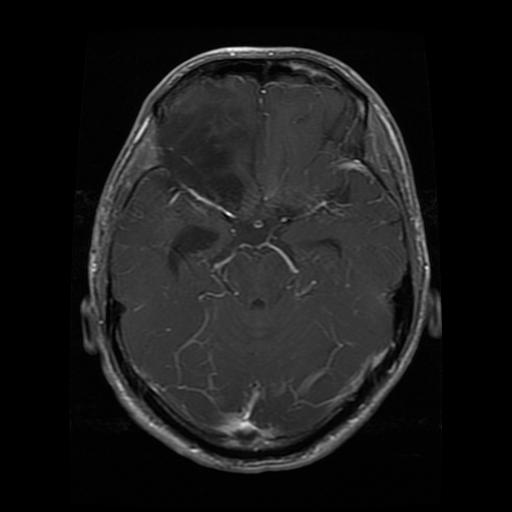
#> input picture backend/dataset/Testing/glioma/Te-gl_100.jpg, 512 x 512 px
$ python -i segmentation.py   (imports and definitions only)
#> lines starting #> are read from the running program, lines starting #| are printed output that depends on the picture; after the words box and inside, x2 and y2 are one past the last pixel; in counts of white or black regions, pixels touching at a corner belong together

# import os
# import cv2
# import numpy as np


# def segment_tumor(image_path, save_path):

#     image = cv2.imread(image_path)

#     if image is None:
#         raise ValueError("Image not found.")

#     original = image.copy()

#     gray = cv2.cvtColor(image, cv2.COLOR_BGR2GRAY)

#     blur = cv2.GaussianBlur(gray, (5, 5), 0)

#     # _,
#     thresh = cv2.adaptiveThreshold(
#         blur,
#         255,
#         cv2.ADAPTIVE_THRESH_GAUSSIAN_C,
#         cv2.THRESH_BINARY,
#         11,
#         2
#     )

#     kernel = cv2.getStructuringElement(
#         cv2.MORPH_ELLIPSE,
#         (5,5)
#     )

#     thresh = cv2.morphologyEx(
#         thresh,
#         cv2.MORPH_CLOSE,
#         kernel,
#         iterations=3
#     )

#     thresh=cv2.erode(
#         thresh,
#         kernel,
#         iterations=1
#     )
#     thresh=cv2.dilate(
#         thresh,
#         kernel,
#         iterations=2
#     )

#     contours, _ = cv2.findContours(
#         thresh,
#         cv2.RETR_EXTERNAL,
#         cv2.CHAIN_APPROX_SIMPLE
#     )

#     segmented = original.copy()

#     width = 0
#     height = 0
#     area = 0

#     center_x = 0
#     center_y = 0
#     region = "Unknown"

#     if len(contours) > 0:

#         contour = max(contours, key=cv2.contourArea)

#         area = float(cv2.contourArea(contour))

#         x, y, w, h = cv2.boundingRect(contour)

#         width = int(w)
#         height = int(h)

#         center_x = int(x + w / 2)
#         center_y = int(y + h / 2)

#         # Image dimensions
#         img_height, img_width = image.shape[:2]

#         # Horizontal position
#         if center_x < img_width / 2:
#             horizontal = "Left"
#         else:
#             horizontal = "Right"

#         # Vertical position
#         if center_y < img_height / 2:
#             vertical = "Top"
#         else:
#             vertical = "Bottom"

#         region = f"{vertical} {horizontal}"

#         # Draw contour
#         cv2.drawContours(
#             segmented,
#             [contour],
#             -1,
#             (0, 255, 0),
#             2
#         )

#         # Draw bounding box
#         cv2.rectangle(
#             segmented,
#             (x, y),
#             (x + w, y + h),
#             (0, 0, 255),
#             2
#         )

#     os.makedirs("segmentations", exist_ok=True)

#     cv2.imwrite(save_path, segmented)

#     return {
#         "segmentationPath": save_path,
#         "tumorSize": {
#             "width": width,
#             "height": height,
#             "area": round(area, 2)
#         },
#         "location": {
#             "x": center_x,
#             "y": center_y,
#             "region": region
#         }
#     }
import os
import cv2
import numpy as np


def segment_tumor(image_path, save_path):

#> called with image_path = 'dataset/Testing/glioma/Te-gl_100.jpg', save_path = 'out.png'
    image = cv2.imread(image_path)
#> image is the input picture: shape (512, 512, 3); min 0, max 254, mean 26

    if image is None:
        raise ValueError("Image not found.")

    gray = cv2.cvtColor(image, cv2.COLOR_BGR2GRAY)

    # Noise remove
    blur = cv2.GaussianBlur(gray, (5, 5), 0)

    # Bright tumor regions
    thresh = cv2.threshold(
        blur,
        180,
        255,
        cv2.THRESH_BINARY
    )[1]
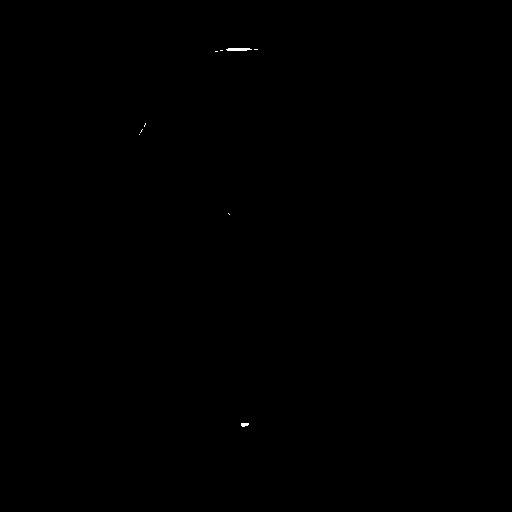
#> thresh: shape (512, 512); 0.04% white; 9 white regions (7 under 20 px), largest, box (x1, y1, x2, y2) and area: (226, 48, 252, 51) 68, (241, 423, 249, 427) 26

    kernel = cv2.getStructuringElement(
        cv2.MORPH_ELLIPSE,
        (7, 7)
    )

    thresh = cv2.morphologyEx(
        thresh,
        cv2.MORPH_OPEN,
        kernel,
        iterations=2
    )
#> thresh: shape (512, 512); every value is 0

    thresh = cv2.morphologyEx(
        thresh,
        cv2.MORPH_CLOSE,
        kernel,
        iterations=3
    )

    contours, _ = cv2.findContours(
        thresh,
        cv2.RETR_EXTERNAL,
        cv2.CHAIN_APPROX_SIMPLE
    )
#> contours = []

    segmented = image.copy()

    width = 0
    height = 0
    area = 0
    center_x = 0
    center_y = 0
    region = "Unknown"

    best_contour = None
    best_area = 0

    img_h, img_w = gray.shape
#> img_h = 512; img_w = 512

    for cnt in contours:

        a = cv2.contourArea(cnt)

        if a < 300:
            continue

        x, y, w, h = cv2.boundingRect(cnt)

        # Ignore image border
        if x < 15 or y < 15:
            continue

        if x + w > img_w - 15:
            continue

        if y + h > img_h - 15:
            continue

        if a > best_area:
            best_area = a
            best_contour = cnt
#> this loop made 0 passes
#> after the loop, best_area = 0

    if best_contour is not None:

        area = float(cv2.contourArea(best_contour))

        x, y, w, h = cv2.boundingRect(best_contour)

        width = w
        height = h

        center_x = x + w // 2
        center_y = y + h // 2

        horizontal = "Left" if center_x < img_w/2 else "Right"
        vertical = "Top" if center_y < img_h/2 else "Bottom"

        region = f"{vertical} {horizontal}"

        # Filled tumor
        overlay = segmented.copy()

        cv2.drawContours(
            overlay,
            [best_contour],
            -1,
            (0,255,0),
            -1
        )

        segmented = cv2.addWeighted(
            overlay,
            0.35,
            segmented,
            0.65,
            0
        )

        # Outline
        cv2.drawContours(
            segmented,
            [best_contour],
            -1,
            (0,255,0),
            3
        )

        # Bounding box
        cv2.rectangle(
            segmented,
            (x,y),
            (x+w,y+h),
            (0,0,255),
            2
        )

        # Center point
        cv2.circle(
            segmented,
            (center_x,center_y),
            5,
            (255,0,0),
            -1
        )

    os.makedirs(os.path.dirname(os.path.abspath(save_path)), exist_ok=True)

    cv2.imwrite(save_path, segmented)

    return {
        "segmentationPath": save_path,
        "tumorSize": {
            "width": width,
            "height": height,
            "area": round(area,2)
        },
        "location": {
            "x": center_x,
            "y": center_y,
            "region": region
        }
    }

>>> result = segment_tumor('dataset/Testing/glioma/Te-gl_100.jpg', 'out.png')

$ run again, on backend/dataset/Testing/glioma/Te-gl_101.jpg
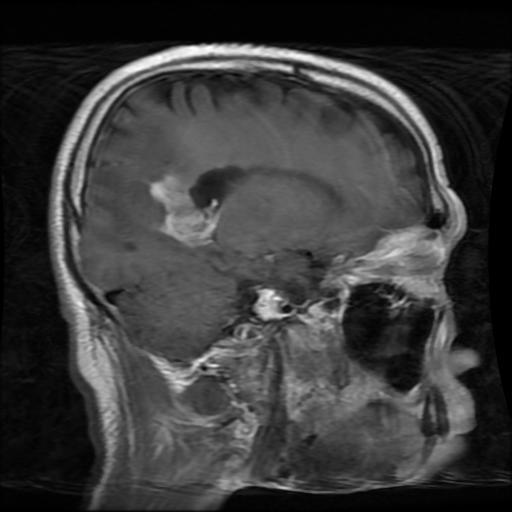
#> input picture backend/dataset/Testing/glioma/Te-gl_101.jpg, 512 x 512 px
#> in segment_tumor, image is the input picture: shape (512, 512, 3); min 0, max 255, mean 58.6
#> in segment_tumor, `thresh = cv2.threshold( blur, 180, 255, cv2.THRESH_BINARY )[1]`:
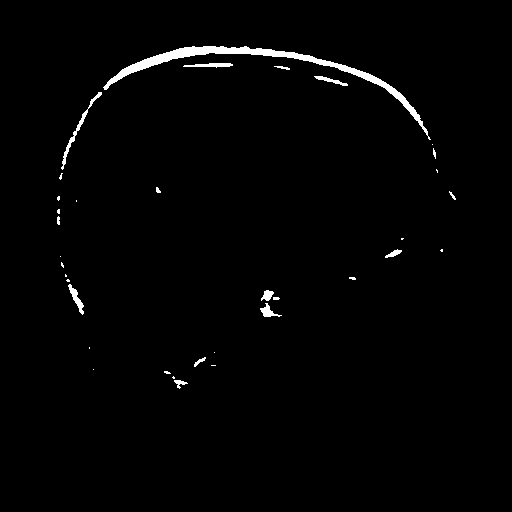
#> thresh: shape (512, 512); 1.4% white; 35 white regions (20 under 20 px), largest, box (x1, y1, x2, y2) and area: (103, 46, 431, 140) 2402, (61, 92, 102, 170) 272, (68, 284, 84, 315) 162
#> contours = []
#> after the loop in segment_tumor, `for cnt in contours:`: best_area = 0

$ run again, on backend/dataset/Testing/glioma/Te-gl_110.jpg
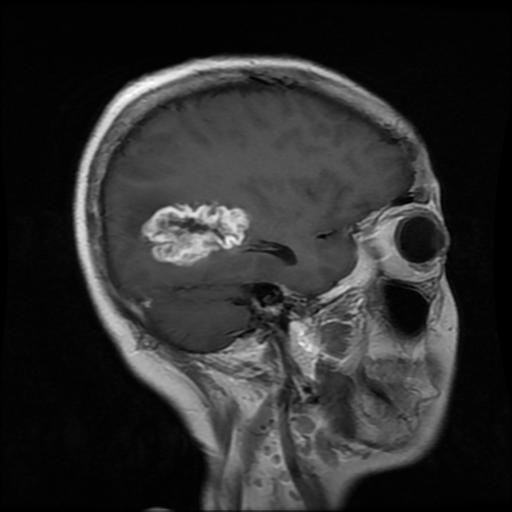
#> input picture backend/dataset/Testing/glioma/Te-gl_110.jpg, 512 x 512 px
#> in segment_tumor, image is the input picture: shape (512, 512, 3); min 0, max 255, mean 45.6
#> in segment_tumor, `thresh = cv2.threshold( blur, 180, 255, cv2.THRESH_BINARY )[1]`:
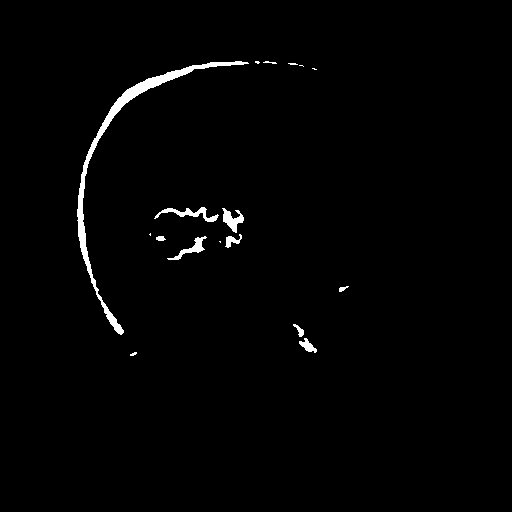
#> thresh: shape (512, 512); 1.4% white; 17 white regions (7 under 20 px), largest, box (x1, y1, x2, y2) and area: (77, 61, 249, 335) 2271, (154, 207, 219, 222) 313, (222, 208, 244, 233) 261
#> contours = []
#> after the loop in segment_tumor, `for cnt in contours:`: best_area = 0
